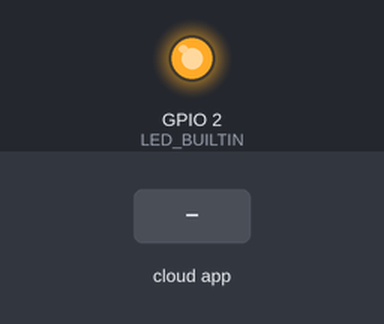
A sketch run on a simulated ESP8266 (NodeMCU). On the bench: output pins drawn as LEDs (lit = HIGH, except the on-board LED, lit = LOW). Inputs (shaded band) come from the test bench. WiFi joins after 1.5 s; servers stay silent unless stated; the Firebase database answers and starts empty; what the sketch prints to the serial monitor is not drawn.

Above: at 2.7 s.
2.8 s: the phone or cloud app sets IoT to OFF
At 3.5 s:
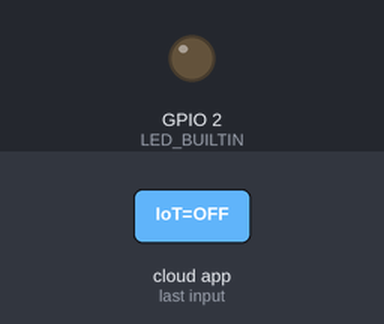
4.6 s: the phone or cloud app sets IoT to ON
At 5.8 s:
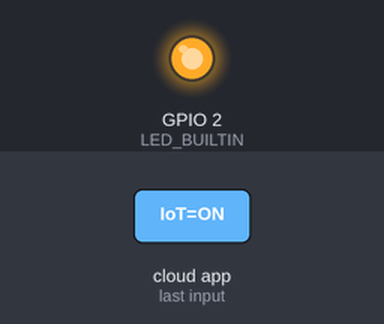
Timing chart, 0 to 7.6 s (numbered marks = the images above; inputs shaded):
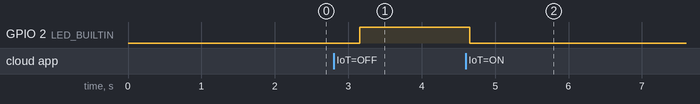

The sketch:

ESP8266_LED_Control_Firebase.ino
```cpp
#include <dummy.h>
#if defined(ESP32)
#include <WiFi.h>
#include <FirebaseESP32.h>
#elif defined(ESP8266)
#include <ESP8266WiFi.h>
#include <FirebaseESP8266.h>
#endif

#define RLED 5

#include <addons/TokenHelper.h>
#include <addons/RTDBHelper.h>


#define WIFI_SSID "Your Wi-Fi Name"
#define WIFI_PASSWORD "Wi-Fi Password"


#define API_KEY "Your Api Key"


#define DATABASE_URL "Firebase Database Url" //<databaseName>.firebaseio.com or <databaseName>.<region>.firebasedatabase.app


#define USER_EMAIL "Firebse Auth Email"
#define USER_PASSWORD "Password"


FirebaseData fbdo;
FirebaseAuth auth;
FirebaseConfig config;

unsigned long sendDataPrevMillis = 0;

unsigned long count = 0;

void setup()
{

  Serial.begin(115200);

 pinMode(LED_BUILTIN, OUTPUT);

  WiFi.begin(WIFI_SSID, WIFI_PASSWORD);
  Serial.print("Connecting to Wi-Fi");
  while (WiFi.status() != WL_CONNECTED)
  {
    Serial.print(".");
    delay(300);
  }
  Serial.println();
  Serial.print("Connected with IP: ");
  Serial.println(WiFi.localIP());
  Serial.println();

  Serial.printf("Firebase Client v%s\n\n", FIREBASE_CLIENT_VERSION);


  config.api_key = API_KEY;


  auth.user.email = USER_EMAIL;
  auth.user.password = USER_PASSWORD;


  config.database_url = DATABASE_URL;


  config.token_status_callback = tokenStatusCallback;


  Firebase.begin(&config, &auth);


  Firebase.reconnectWiFi(true);

  Firebase.setDoubleDigits(5);


}

void loop()
{


  if (Firebase.ready() && (millis() - sendDataPrevMillis > 1500 || sendDataPrevMillis == 0))
  {
    sendDataPrevMillis = millis();

// Reciver
  String X=Firebase.getString(fbdo, F("/IoT")) ? fbdo.to<const char *>() : fbdo.errorReason().c_str();
Serial.print(X);
  if(X=="ON")
  {
    Serial.print("ON");
    digitalWrite(LED_BUILTIN, LOW);

  }

    if(X=="OFF")
  {
    Serial.print("OFF");
    digitalWrite(LED_BUILTIN, HIGH);

  }


   }
}
```

Measured:
- after the input at 2.8 s, GPIO 2 (LED_BUILTIN): LOW → HIGH after 0.35 s
- after the input at 4.6 s, GPIO 2 (LED_BUILTIN): HIGH → LOW after 0.06 s
